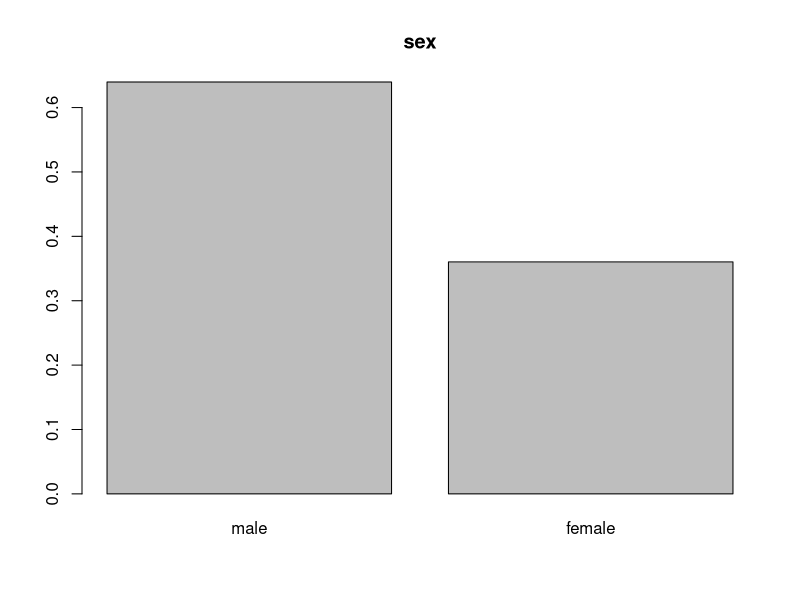
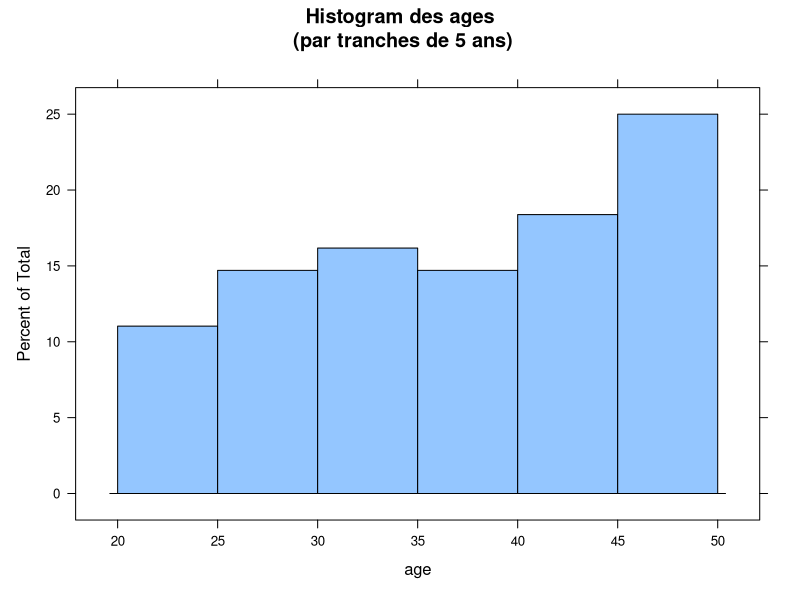

Source code (R) for these figures, in order: (Note: this script raises an error after producing the figures.)
install.packages("readr")
library(readr)
library(lattice)

cd <- read_tsv("clinical-data.tsv") 
spec(cd)
summary(cd)

##For each variable, compute histogram, count and histogram of relative frequencies##


##SEX##
barplot(prop.table(table(data.frame(cd$SEX))), main="sex",name=c("male","female"))

##AGE

histogram(data.frame(cd$AGE)[,1],main="Histogram des ages\n (par tranches de 5 ans)", xlab="age",breaks=6)
favstats(data.frame(cd$AGE)[,1])

##HGHT##

hght <- data.frame(cd$HGHT)
hght <- hght[,1]
hist_hght <- hist(hght)
hist_hght$counts
histogram(hght, breaks=9)

##WGHT##

wght <- data.frame(cd$WGHT)
wght <- wght[,1]
hist_wght <- hist(wght)
hist_wght$counts
histogram(wght, breaks=9)

##BMI##

bmi <- data.frame(cd$BMI)
bmi <- bmi[,1]
hist_bmi <- hist(bmi)
hist_bmi$counts
histogram(bmi)

##COHORT##

cohort <- data.frame(cd$COHORT)
table(cohort)
barplot(100*prop.table(table(cohort)))

##TRISCHD (ischemic time)##
trischd <- data.frame(cd$TRISCHD)
trischd <- trischd[,1]
hist_trischd <- hist(trischd)
hist_trischd$counts
histogram(trischd)

##DTHHRDY (hardy scale)##
dthhrdy <- data.frame(cd$DTHHRDY)
barplot(100*prop.table(table(dthhrdy)))


